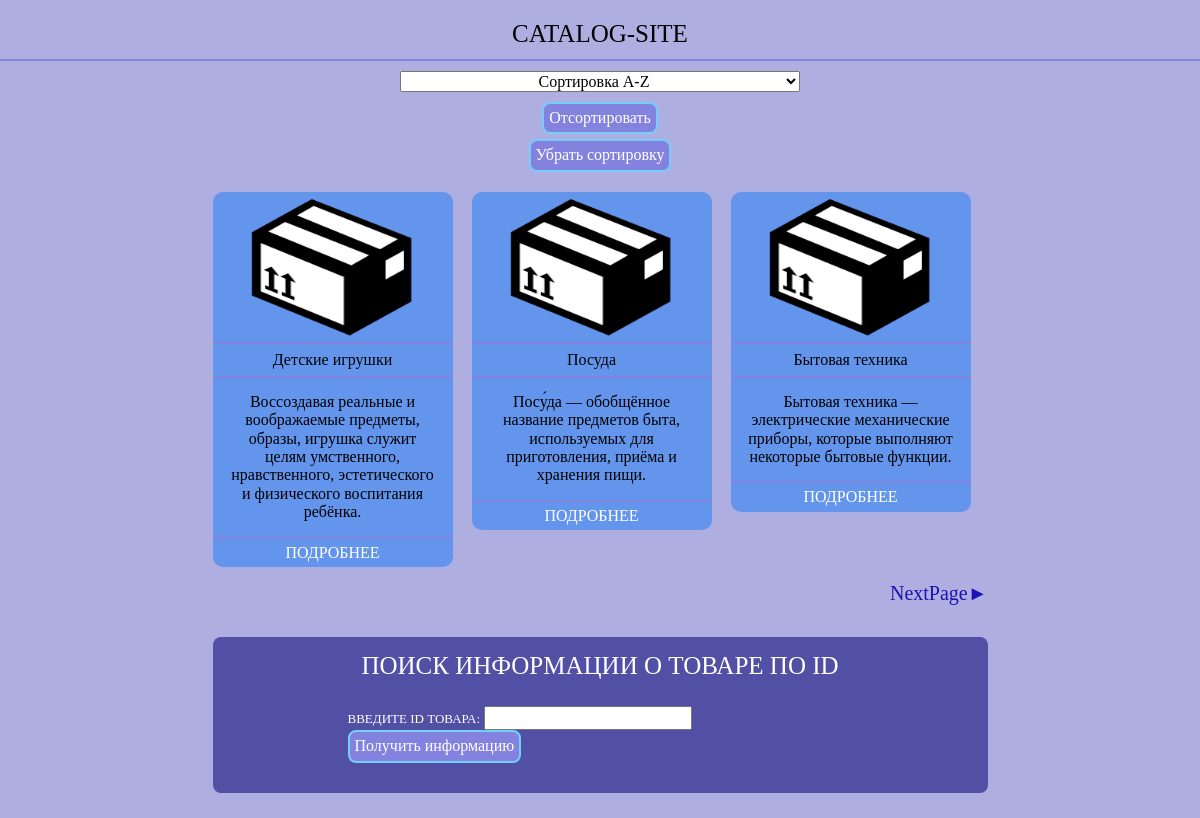
The page / on the database its author committed.
### tables this page shows
CREATE TABLE `category` (
  `categoryId` int(11) NOT NULL,
  `categoryName` varchar(30) NOT NULL,
  `categoryShortDescr` text NOT NULL,
  `categoryFullDescr` text NOT NULL,
  `flag_active` int(1) NOT NULL
);

### controllers/categoryController.php (called while the page is built, shortened)
<?php
require  $_SERVER['DOCUMENT_ROOT'] . '/db/db_connect.php';
function getCategoryCountPages($itemsOnPage){
    global $db_link;
    $query = "SELECT COUNT(*) FROM `category` WHERE flag_active = 1";
    $result = mysqli_query($db_link,$query);
    $total = mysqli_fetch_row($result);
    $total[0] = $total[0] <= 0 ? 1 : $total[0];
    return ceil($total[0]/$itemsOnPage);
}
function findCategoryPaginationPages($from , $to){
    global $db_link;
    $query = "SELECT * FROM `category` WHERE flag_active = 1 LIMIT $from,$to";
    $result = mysqli_query($db_link,$query);
    $categories = mysqli_fetch_all($result,MYSQLI_ASSOC);
    return $categories;
}
?>

### index.php (the view, shortened to what this page needs)
<?php
require './controllers/categoryController.php';
$itemsOnPage = 3;
$pagesCategoryCount = getCategoryCountPages($itemsOnPage);
$page = 1;
if (isset($_GET['categoryPage']) && $_GET['categoryPage'] >= 1 && $_GET['categoryPage'] <= $pagesCategoryCount && is_numeric($_GET['categoryPage'])) {
    $page = $_GET['categoryPage'];
    $itemsOnPage = 3;
    $from = ($page - 1) * $itemsOnPage;
    $categories = findCategoryPaginationPages($from, $itemsOnPage);
} else {
    if (isset($_POST['search_product'])) {
        $id = $_POST['search_id'];
        $errmsg = "Данного товара не существует";
        if(is_numeric($id))
        {
            $productinfo = findProduct($id);
            $itemsOnPage = 3;
            $from = ($page - 1) * $itemsOnPage;
            $categories = findCategoryPaginationPages($from, $itemsOnPage);
        }
    } else {
        if(!isset($_POST['sortBy']) && !isset($_POST['default']))
        {
            $itemsOnPage = 3;
            $from = ($page - 1) * $itemsOnPage;
            $categories = findCategoryPaginationPages($from, $itemsOnPage);
        }
    }
}
?>
<!DOCTYPE html>
<html lang="en">
<head>
    <link rel="stylesheet" href="css/normalize.css">
    <link rel="stylesheet" href="css/default.css">
</head>
<body>
    <div class="b-header">
        <div class="header__wrapper">
            <div class="header__title">
                CATALOG-SITE
            </div>
        </div>
    </div>
    <div class="b-sort">
        <div class="sort__wrapper">
            <form action="index.php" method="POST">
                <select name="orderBy">
                    <option value="a-z">Сортировка A-Z</option>
                </select>
               <button type="submit" name="sortBy">Отсортировать</button>
               <button type="submit" name="default">Убрать сортировку</button>
            </form>
        </div>
    </div>
    <div class="b-main">
        <div class="main__wrapper">
            <?php foreach ($categories as $category)
            { ?>
                <div class="b-item">
                    <div class="item__img">
                        <img src="img/default-good.png" alt="default photo">
                    </div>
                    <div class="item__title">
                        <?php echo $category['categoryName'] ?>
                    </div>
                    <div class="item__shortdescr">
                        <?php echo $category['categoryShortDescr'] ?>
                    </div>
                    <div class="item__about">
                        <a href="http://catalog-site.ru/about.php?category=<?php echo $category['categoryId'] . "&page=1" ?>">Подробнее</a>
                    </div>
                </div>
            <?php
            }
            if ($pagesCategoryCount > 1 && !isset($_POST['sortBy']))
            {
            ?>
                <form action="index.php" method="GET">
                    <?php if ($page < $pagesCategoryCount) { ?>
                        <a href="?categoryPage=<?php echo $page + 1; ?>" class="main__link main__link--right">NextPage&#9658</a>
                    <?php
                    } ?>
                </form>
            <?php
            }
            ?>
        </div>
    </div>
    <div class="b-search">
        <div class="search__wrapper">
            <form action="index.php" method="POST">
                <div class="search__title">
                    Поиск информации о товаре по id
                </div>
                <div class="form__input-wrapper">
                    <div class="search__input-title">
                        Введите id товара:
                    </div>
                    <input type="number" name="search_id" required>
                    <button type="submit" name="search_product">Получить информацию</button>
                </div>
            </form>
        </div>
    </div>
</body>
</html>

### css/default.css (style rules this page uses)
body { background-color: #afaee0; }
a { text-decoration: none; }
.b-header { border-bottom: 2px solid #8382df; }
.b-header .header__wrapper { margin-top:20px; }
.b-header .header__title { margin-bottom: 10px; font-size: 25px; text-transform: uppercase; text-align: center; }
.b-main .main__wrapper { width: 775px; margin: 0 auto 0 auto; }
.b-main .main__link { display: block; margin-top: 15px; font-size: 20px; color:#1c11b3; }
.b-main .main__link--right { float: right; }
.b-item { display: inline-block; vertical-align: top; width: 240px; margin:15px 15px 0 0; background-color: cornflowerblue; border-radius: 10px; }
.b-item .item__img { width: 170px; height: 140px; margin: 5px auto 5px auto; }
.b-item .item__img img { width: 100%; height: 100%; }
.b-item .item__title { padding: 7px 0 7px 0; border-top:2px solid #8382df; border-bottom: 2px solid #8382df; text-align: center; }
.b-item .item__shortdescr { padding: 15px 15px; text-align: center; }
.b-item .item__about { padding: 5px 0 5px 0; text-align: center; text-transform: uppercase; border-top:2px solid #8382df; }
.b-item .item__about a { color:#ffffff; }
.b-search { width: 775px; margin: 70px auto 25px auto; color: #ffffff; }
.b-search .search__wrapper { padding: 15px 15px; background-color: #5150a5; border-radius: 8px; }
.b-search .search__title { margin-bottom: 25px; font-size: 25px; text-align: center; text-transform: uppercase; }
.b-search .search__input-title { display: inline-block; text-transform: uppercase; font-size: 13px; }
.b-search button { padding: 5px 5px; border: 2px solid #73cef8; background-color: #8382df; border-radius: 8px; color: #ffffff; }
.b-search .form__input-wrapper { padding: 0 120px; }
.b-change input,select,textarea { display: block; width: 400px; margin: 10px auto; text-align: center; }
.b-sort button { display: block; margin: 5px auto; padding: 5px 5px; border: 2px solid #73cef8; background-color: #8382df; border-radius: 8px; color: #ffffff; }

### rows shown on the page
category: categoryName "Детские игрушки", categoryShortDescr "Воссоздавая реальные и воображаемые предметы, образы, игрушка служит целям умственного, нравственного, эстетического и физического воспитания ребёнка."
category: categoryName "Посуда", categoryShortDescr "Посу́да — обобщённое название предметов быта, используемых для приготовления, приёма и хранения пищи."
category: categoryName "Бытовая техника", categoryShortDescr "Бытовая техника — электрические механические приборы, которые выполняют некоторые бытовые функции."
